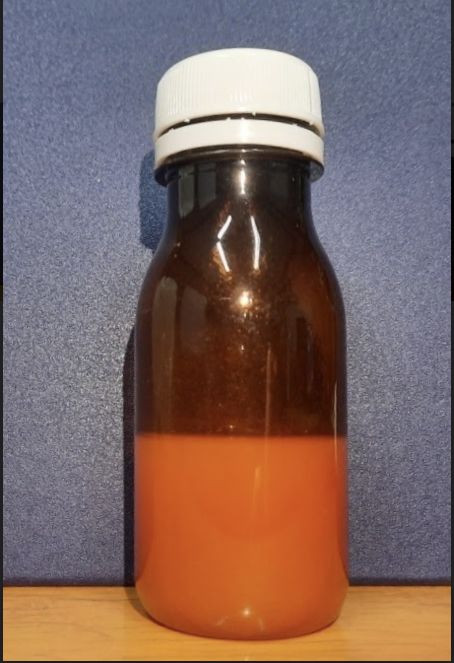
#> input picture images/proris_new/p3.png, 908 x 1326 px (shown at 1/2 size)
$ python line_detector.py
#> lines starting #> are read from the running program, lines starting #| are printed output that depends on the picture; after the words box and inside, x2 and y2 are one past the last pixel; in counts of white or black regions, pixels touching at a corner belong together
import cv2
from numpy.lib import math
import numpy as np
from tools.ROI.RoiTools import select_roi


# spek botol
# tinggi botol : 9,8 cm || jarak leher botol(boddy-head): 2cm || lebar body : 3cm || lebar leher : 1cm

path = "../../../images/proris_new/p3.png"
img = cv2.imread(path)
#> img is the input picture: shape (1326, 908, 3); mean B, G, R 97.4, 102.5, 126.7
img = np.uint8(img)
img_gray    = cv2.cvtColor(img, cv2.COLOR_BGR2GRAY)
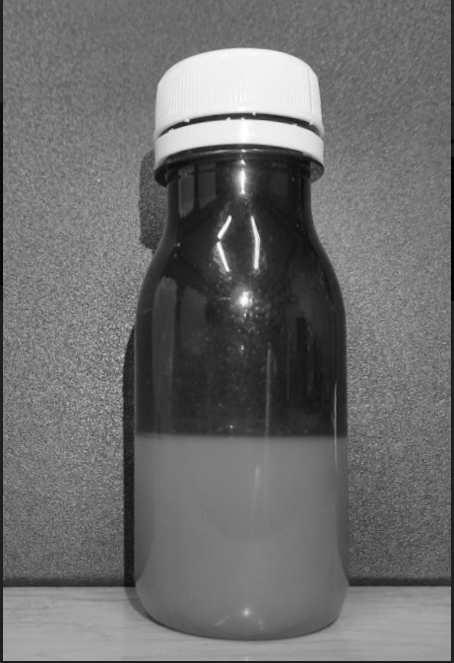
#> img_gray: shape (1326, 908) (shown at 1/2 size); min 2, max 255, mean 109.2
img_blur    = cv2.GaussianBlur(img_gray, (7, 7), 2)
ret, th = cv2.threshold(img_blur, 0, 255, cv2.THRESH_OTSU)
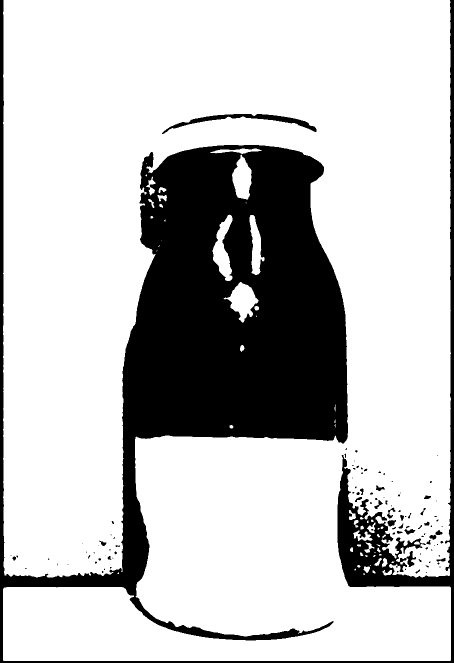
#> th: shape (1326, 908) (shown at 1/2 size); 76.4% white; 104 black regions (72 under 20 px), largest, box (x1, y1, x2, y2) and area: (0, 0, 908, 1326) 279468, (324, 228, 633, 268) 2606, (775, 1040, 792, 1053) 152
#> ret = 88
img_canny   = cv2.Canny(th, 55,110)
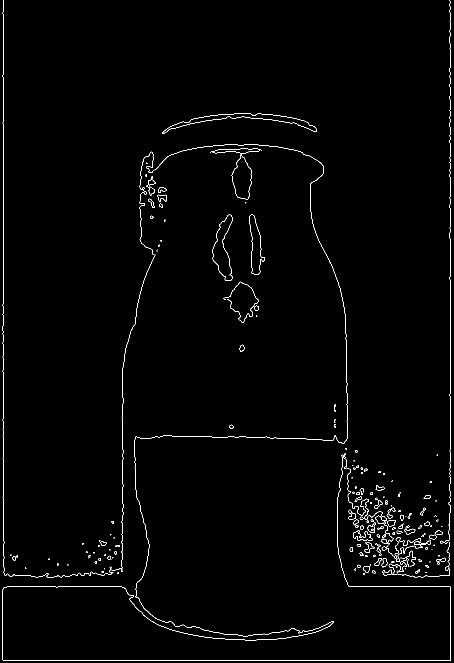
#> img_canny: shape (1326, 908) (shown at 1/2 size); 1.2% white in thin lines or dots

# closed line
kernel  = np.ones((5,5), np.uint8)
img_dil = cv2.dilate(img_canny, kernel, iterations=1)
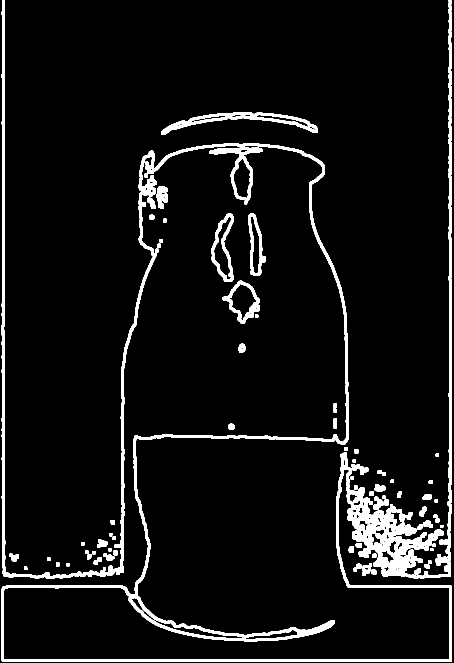
#> img_dil: shape (1326, 908) (shown at 1/2 size); 6.6% white; 67 white regions, largest, box (x1, y1, x2, y2) and area: (3, 0, 904, 1324) 60020, (322, 225, 635, 270) 3686, (419, 294, 525, 401) 2343
img_ero = cv2.erode(img_dil, kernel, iterations=1)
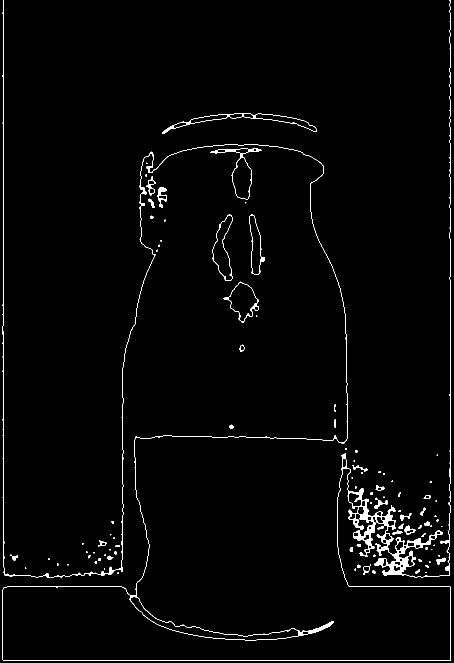
#> img_ero: shape (1326, 908) (shown at 1/2 size); 1.7% white; 97 white regions (48 under 20 px), largest, box (x1, y1, x2, y2) and area: (5, 0, 902, 1322) 15081, (324, 227, 633, 268) 826, (421, 296, 523, 399) 631
closing = cv2.morphologyEx(img_dil, cv2.MORPH_CLOSE, kernel)
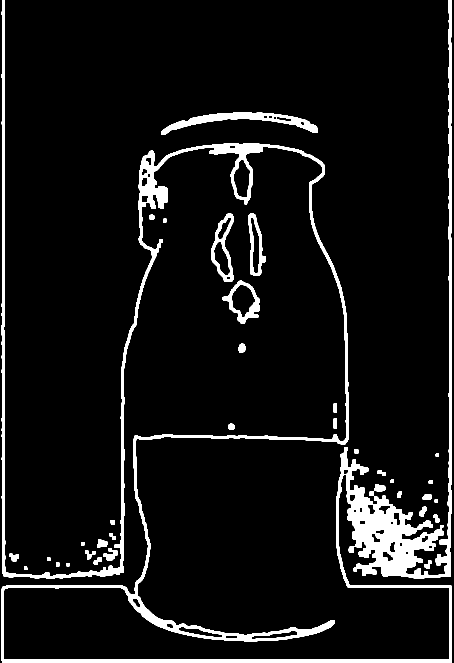
#> closing: shape (1326, 908) (shown at 1/2 size); 7.1% white; 36 white regions, largest, box (x1, y1, x2, y2) and area: (3, 0, 904, 1326) 71536, (322, 225, 635, 270) 4235, (422, 427, 467, 564) 2005

# define roi1
#> (the run stopped early here; a loop or call above may not have finished)

$ run again, with images/proris_new/p1.png copied over images/proris_new/p3.png
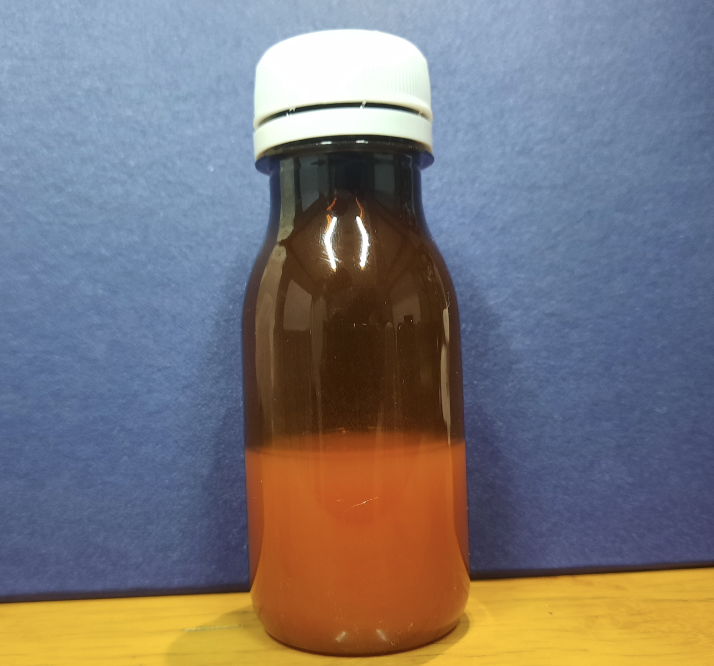
#> input picture images/proris_new/p1.png, 1428 x 1332 px (shown at 1/2 size)
#> img is the input picture: shape (1332, 1428, 3); mean B, G, R 122.3, 119.2, 122.3
#> `ret, th = cv2.threshold(img_blur, 0, 255, cv2.THRESH_OTSU)`:
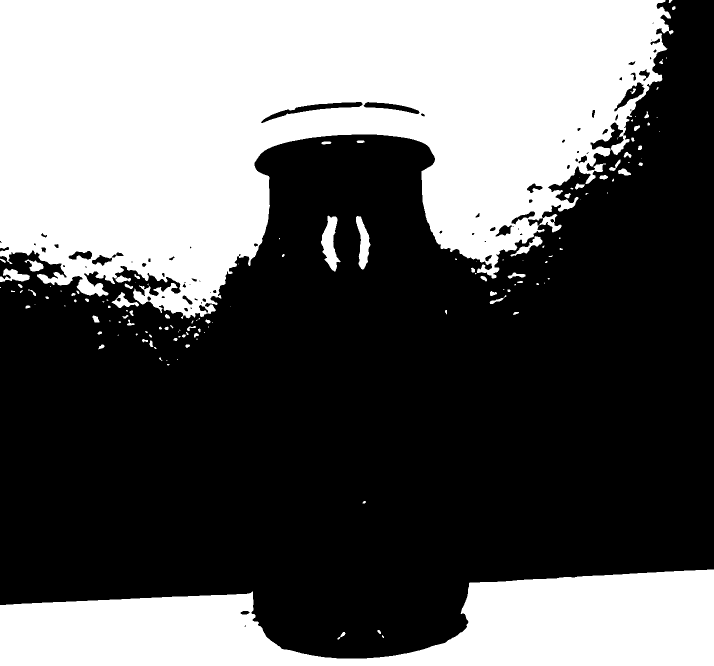
#> th: shape (1332, 1428) (shown at 1/2 size); 39.3% white; 139 white regions (66 under 20 px), largest, box (x1, y1, x2, y2) and area: (0, 0, 1347, 638) 564740, (0, 1139, 1428, 1332) 170754, (642, 431, 681, 543) 2264
#> ret = 128
#> img_canny: shape (1332, 1428); 0.7% white in thin lines or dots
#> img_dil: shape (1332, 1428); 3.9% white; 121 white regions, largest, box (x1, y1, x2, y2) and area: (0, 0, 1349, 644) 38939, (0, 1136, 1428, 1319) 9153, (520, 201, 852, 248) 3781
#> img_ero: shape (1332, 1428); 1.1% white; 146 white regions (50 under 20 px), largest, box (x1, y1, x2, y2) and area: (0, 0, 1347, 639) 10827, (0, 1138, 1428, 1317) 1773, (522, 203, 850, 246) 765
#> `closing = cv2.morphologyEx(img_dil, cv2.MORPH_CLOSE, kernel)`:
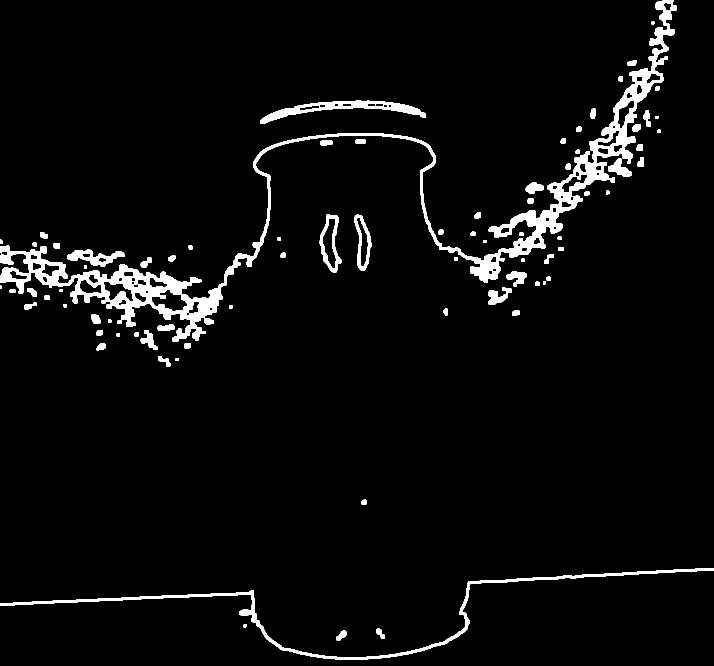
#> closing: shape (1332, 1428) (shown at 1/2 size); 4.2% white; 78 white regions, largest, box (x1, y1, x2, y2) and area: (0, 0, 1353, 684) 49443, (0, 1136, 1428, 1319) 9195, (520, 201, 852, 248) 4392
